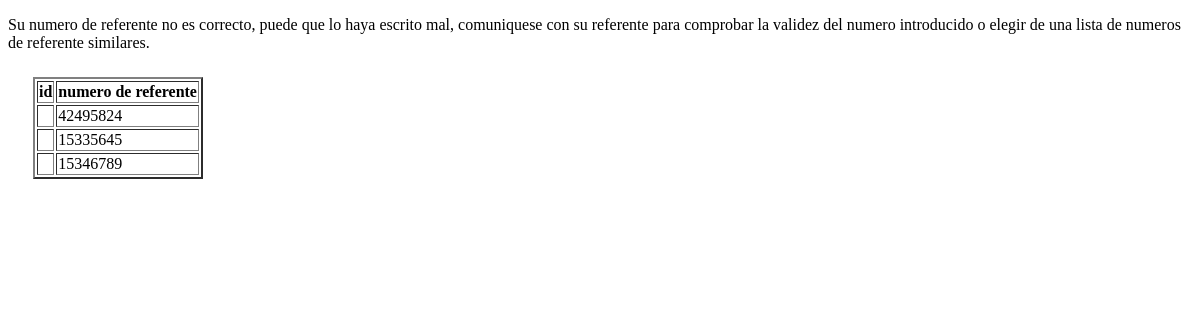
Page /lista_referentes.php on the earlier database version.
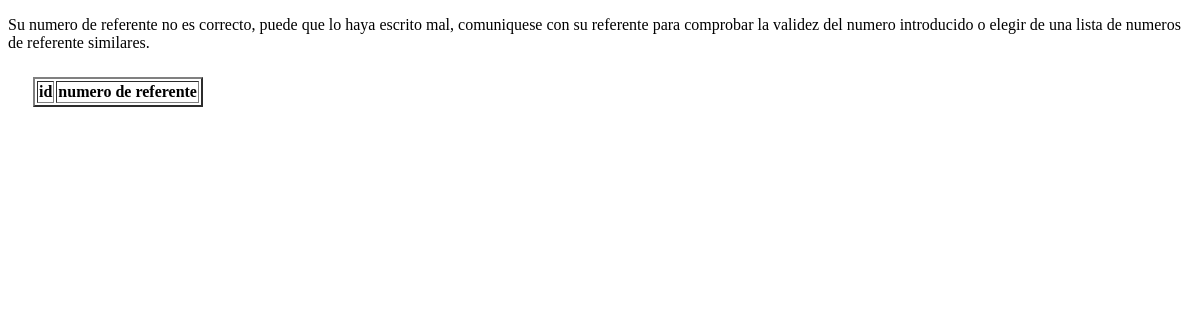
Same page on the later database version.
### tables this page shows
CREATE TABLE `users` (
    `id` int(11) NOT NULL,
    `username` varchar(255) NOT NULL,
    `email` varchar(255) NOT NULL,
    `password` varchar(255) NOT NULL,
    `sponsor` varchar(255) NOT NULL,
    `nombre` varchar(255) NOT NULL,
    `apellido` varchar(255) NOT NULL,
    `dni` bigint(255) NOT NULL,
    `edad` int(100) NOT NULL,
    `sexo` varchar(255) DEFAULT NULL,
    `telefono` int(255) NOT NULL,
    `direccion` varchar(255) NOT NULL,
    `pais` varchar(255) NOT NULL,
    `provincia_estado` varchar(255) NOT NULL,
    `codigo_postal` varchar(255) NOT NULL,
    `estudios` set('null','Ninguno','Primario','Secundario','Universitario') DEFAULT NULL,
    `profesion` varchar(255) NOT NULL,
    `referido_por` varchar(255) NOT NULL,
    `num_socio_ref` set('null','No','Si') DEFAULT NULL,
    `num_socio_ref_input` varchar(255) DEFAULT NULL,
    `llegada_club` set('null','Referido','Internet','Facebook','Google','Instagram','Otro') NOT NULL,
    `llegada_club_input` varchar(255) DEFAULT NULL,
    `ultimos_tres_exp` text NOT NULL,
    `activationcode` varchar(255) NOT NULL,
    `status` int(11) NOT NULL,
    `created_at` datetime DEFAULT NULL,
    CONSTRAINT pk_users PRIMARY KEY(id)
);

### lista_referentes.php (the view, shortened to what this page needs)
<?php
include('server.php');
$queryReferentes = "SELECT num_socio_ref_input FROM users WHERE id <= 10";
$resultReferentes = mysqli_query($con, $queryReferentes);
?>
<!DOCTYPE html>
<html lang="en">
<head>
</head>
<body>
    <p>Su numero de referente no es correcto, puede que lo haya escrito mal, comuniquese con su referente para comprobar la validez del numero introducido o elegir de una lista de numeros de referente similares.</p>
    <div class="numerosReferente">
        <?php
        echo "<table border='2' style='margin: 25px;'>
                            <tr>
                            <th>id</th>
                            <th>numero de referente</th>
                            </tr>";
        while ($row = mysqli_fetch_array($resultReferentes)) {
            echo "<tr>";
            echo "<td>" . $row['id'] . "</td>";
            echo "<td>" . $row['num_socio_ref_input'] . "</td>";
            echo "</tr>";
        }
        echo "</table>";
        ?>
    </div>
</body>
</html>

Differences in the rows shown:
removed users: num_socio_ref_input "42495824"
removed users: num_socio_ref_input "15335645"
removed users: num_socio_ref_input "15346789"
